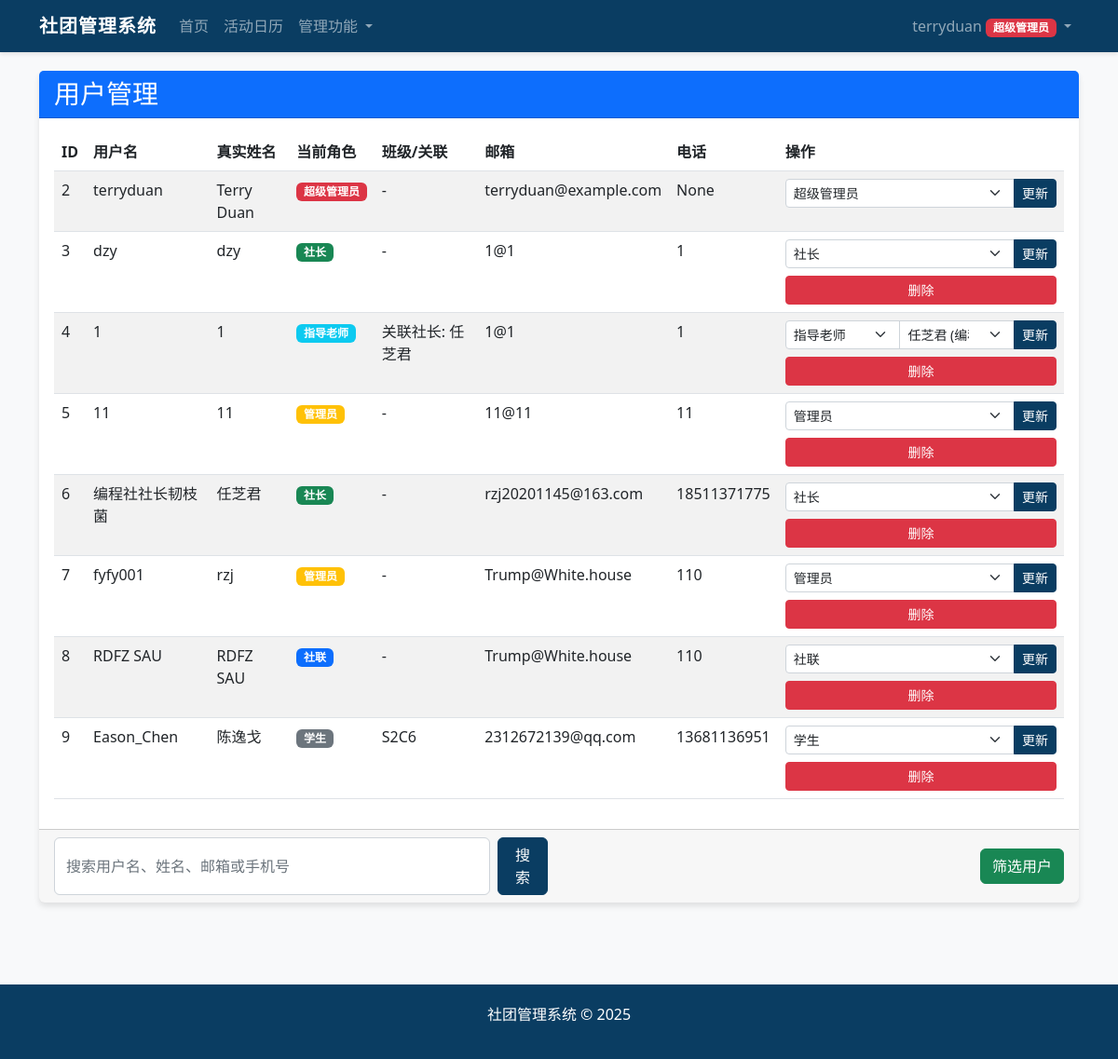
Screenshot of /admin/manage_users (signed in) with the database file from the repository.
### app/models.py (models this page shows, shortened)
class User(UserMixin, db.Model):
    __tablename__ = "users"
    id = db.Column(db.Integer, primary_key=True)
    username = db.Column(db.String(64), unique=True, index=True)
    password = db.Column(db.String(128))
    role = db.Column(db.String(20))  # super_admin, admin, club_leader, club_teacher, union, student
    real_name = db.Column(db.String(64))
    class_name = db.Column(db.String(64))  # 针对学生
    email = db.Column(db.String(120))
    phone = db.Column(db.String(20))
    leader_id = db.Column(db.Integer, db.ForeignKey('users.id'), nullable=True)
    is_approved = db.Column(db.Boolean, default=False)
    club_name = db.Column(db.String(64), nullable=True)
    created_at = db.Column(db.DateTime, default=datetime.utcnow)
    teachers = db.relationship('User', backref=db.backref('leader', remote_side=[id]), foreign_keys=[leader_id])
    @property
    def is_super_admin(self):
        return self.role == ROLE_SUPER_ADMIN
    @property
    def can_manage_users(self):
        return self.is_super_admin or self.is_admin

### app/views/admin.py (the view, shortened to what this page needs)
@admin_bp.route('/manage_users')
@login_required
@require_admin
def manage_users():
    role_filter = request.args.get('role')
    search_query = request.args.get('search', '').strip()
    query = User.query
    if current_user.role != ROLE_SUPER_ADMIN:
        query = query.filter(User.role != ROLE_SUPER_ADMIN)
    if role_filter:
        query = query.filter(User.role == role_filter)
    users = query.all()
    club_leaders = User.query.filter_by(role=ROLE_CLUB_LEADER).all()
    show_role_form = (current_user.role == ROLE_SUPER_ADMIN or
                     (current_user.role == ROLE_ADMIN and role_filter != ROLE_SUPER_ADMIN))
    return render_template('admin/manage_users.html', users=users,
                          club_leaders=club_leaders,
                          show_role_form=show_role_form)

### app/views/admin.py (called while the page is built)
def require_admin(f):
    @wraps(f)
    def decorated_function(*args, **kwargs):
        if not current_user.can_manage_users:
            abort(403)
        return f(*args, **kwargs)
    return decorated_function

### app/views/auth.py (called while the page is built)
@login_manager.user_loader
def load_user(user_id):
    return User.query.get(int(user_id))

### app/templates/admin/manage_users.html (shortened to what this page needs)
{% extends "layout.html" %}
{% block content %}
<div class="card">
    <div class="card-header bg-primary text-white">
        <h3 class="mb-0">用户管理</h3>
    </div>
    <div class="card-body">
        {% if users %}
            <div class="table-responsive">
                <table class="table table-striped">
                    <thead>
                        <tr>
                            <th>ID</th>
                            <th>用户名</th>
                            <th>真实姓名</th>
                            <th>当前角色</th>
                            <th>班级/关联</th>
                            <th>邮箱</th>
                            <th>电话</th>
                            <th>操作</th>
                        </tr>
                    </thead>
                    <tbody>
                        {% for user in users %}
                            <tr>
                                <td>{{ user.id }}</td>
                                <td>{{ user.username }}</td>
                                <td>{{ user.real_name }}</td>
                                <td>
                                    {% if user.role == 'super_admin' %}
                                        <span class="badge bg-danger">超级管理员</span>
                                    {% elif user.role == 'admin' %}
                                        <span class="badge bg-warning">管理员</span>
                                    {% elif user.role == 'club_leader' %}
                                        <span class="badge bg-success">社长</span>
                                    {% elif user.role == 'club_teacher' %}
                                        <span class="badge bg-info">指导老师</span>
                                    {% elif user.role == 'union' %}
                                        <span class="badge bg-primary">社联</span>
                                    {% elif user.role == 'student' %}
                                        <span class="badge bg-secondary">学生</span>
                                    {% endif %}
                                </td>
                                <td>
                                    {% if user.role == 'student' %}
                                        {{ user.class_name or '-' }}
                                    {% elif user.role == 'club_teacher' and user.leader %}
                                        关联社长: {{ user.leader.real_name }}
                                    {% else %}
                                        -
                                    {% endif %}
                                </td>
                                <td>{{ user.email or '-' }}</td>
                                <td>{{ user.phone or '-' }}</td>
                                <td>
                                    {% if show_role_form %}
                                    <form action="{{ url_for('admin.update_user_role', user_id=user.id) }}{% if request.args.get('role') %}?role={{ request.args.get('role') }}{% endif %}" method="post" class="mb-2">
                                        <div class="input-group input-group-sm">
                                            <select name="role" class="form-select form-select-sm role-select">
                                                <option value="student" {% if user.role == 'student' %}selected{% endif %}>学生</option>
                                                <option value="club_leader" {% if user.role == 'club_leader' %}selected{% endif %}>社长</option>
                                                <option value="club_teacher" {% if user.role == 'club_teacher' %}selected{% endif %}>指导老师</option>
                                                <option value="union" {% if user.role == 'union' %}selected{% endif %}>社联</option>
                                                <option value="admin" {% if user.role == 'admin' %}selected{% endif %}>管理员</option>
                                                {% if current_user.role == 'super_admin' %}
                                                <option value="super_admin" {% if user.role == 'super_admin' %}selected{% endif %}>超级管理员</option>
                                                {% endif %}
                                            </select>
                                            <select name="leader_id" class="form-select form-select-sm leader-select" {% if user.role != 'club_teacher' %}style="display:none"{% endif %}>
                                                {% for leader in club_leaders %}
                                                <option value="{{ leader.id }}" {% if user.leader_id == leader.id %}selected{% endif %}>
                                                    {{ leader.real_name }} ({{ leader.username }})
                                                </option>
                                                {% endfor %}
                                            </select>
                                            <button type="submit" class="btn btn-primary btn-sm">更新</button>
                                        </div>
                                    </form>
                                    {% if current_user.id != user.id and (current_user.role == 'super_admin' or (current_user.role == 'admin' and user.role != 'super_admin')) %}
                                    <form action="{{ url_for('admin.delete_user', user_id=user.id) }}" method="post" onsubmit="return confirm('确定要删除用户 {{ user.username }} 吗？此操作不可撤销!');">
                                        <button type="submit" class="btn btn-danger btn-sm w-100">删除</button>
                                    </form>
                                    {% endif %}
                                    {% endif %}
                                </td>
                            </tr>
                        {% endfor %}
                    </tbody>
                </table>
            </div>
        {% else %}
            <div class="alert alert-info">
                <p class="mb-0">当前没有用户。</p>
            </div>
        {% endif %}
    </div>
    <div class="card-footer">
        <div class="row align-items-center">
            <div class="col-md-6">
                <form action="{{ url_for('admin.manage_users') }}" method="get" class="d-flex">
                    <input type="text" name="search" class="form-control me-2" placeholder="搜索用户名、姓名、邮箱或手机号" value="{{ request.args.get('search', '') }}">
                    <button type="submit" class="btn btn-primary">搜索</button>
                </form>
            </div>
            <div class="col-md-6 text-end">
                <button type="button" class="btn btn-success" data-bs-toggle="modal" data-bs-target="#filterModal">
                    筛选用户
                </button>
            </div>
        </div>
    </div>
</div>
{% endblock %}

### app/templates/layout.html (shortened to what this page needs)
<!DOCTYPE html>
<html lang="zh-CN">
<head>
    <link rel="stylesheet" href="https://cdn.jsdelivr.net/npm/bootstrap@5.2.3/dist/css/bootstrap.min.css">
    <link rel="stylesheet" href="https://cdn.jsdelivr.net/npm/bootstrap-icons@1.10.0/font/bootstrap-icons.css">
</head>
<body>
    <nav class="navbar navbar-expand-lg navbar-dark">
        <div class="container-xl">
            <a class="navbar-brand" href="/">社团管理系统</a>
            <div class="collapse navbar-collapse" id="navbarNav">
                <ul class="navbar-nav me-auto">
                    <li class="nav-item">
                        <a class="nav-link" href="/">首页</a>
                    </li>
                    <li class="nav-item">
                        <a class="nav-link" href="{{ url_for('main.activity_calendar') }}">活动日历</a>
                    </li>
                    {% if current_user.is_authenticated %}
                        {% if current_user.role == 'super_admin' or current_user.role == 'admin' %}
                            <li class="nav-item dropdown">
                                <a class="nav-link dropdown-toggle" href="#" role="button" data-bs-toggle="dropdown">
                                    管理功能
                                </a>
                            </li>
                        {% endif %}
                    {% endif %}
                </ul>
                <ul class="navbar-nav">
                    {% if current_user.is_authenticated %}
                        <li class="nav-item dropdown">
                            <a class="nav-link dropdown-toggle" href="#" id="userDropdown" role="button" data-bs-toggle="dropdown">
                                {{ current_user.username }}
                                {% if current_user.role == 'super_admin' %}
                                    <span class="badge bg-danger">超级管理员</span>
                                {% elif current_user.role == 'admin' %}
                                    <span class="badge bg-warning">管理员</span>
                                {% elif current_user.role == 'club_leader' %}
                                    <span class="badge bg-success">社长</span>
                                {% elif current_user.role == 'club_teacher' %}
                                    <span class="badge bg-info">指导老师</span>
                                {% elif current_user.role == 'union' %}
                                    <span class="badge bg-primary">社联</span>
                                {% elif current_user.role == 'student' %}
                                    <span class="badge bg-secondary">学生</span>
                                {% endif %}
                            </a>
                        </li>
                    {% endif %}
                </ul>
            </div>
        </div>
    </nav>
    <div class="content-wrapper">
        <div class="container-xl">
            {% block content %}{% endblock %}
        </div>
    </div>
    <footer class="mt-5">
        <div class="container text-center">
            <p>社团管理系统 &copy; 2025</p>
        </div>
    </footer>
</body>
</html>

### app/templates/layout.html (style rules this page uses)
:root { --primary-color: #0a3d62; --secondary-color: #3c6382; --accent-color: #60a3bc; --light-bg: #f8f9fa; --dark-text: #333; }
body { font-family: "Microsoft YaHei", "Segoe UI", Roboto, sans-serif; background-color: var(--light-bg); color: var(--dark-text); min-height: 100vh; display: flex; flex-direction: column; }
.navbar { background-color: var(--primary-color) !important; box-shadow: 0 2px 4px rgba(0, 0, 0, 0.1); }
.navbar-brand { font-weight: bold; letter-spacing: 1px; }
.card { box-shadow: 0 4px 6px rgba(0, 0, 0, 0.1); border: none; margin-bottom: 20px; }
.card-header { font-weight: bold; background-color: var(--primary-color); color: white; }
.btn-primary { background-color: var(--primary-color); border-color: var(--primary-color); }
footer { background-color: var(--primary-color); color: white; padding: 20px 0; margin-top: auto; }
.container-xl { max-width: 1400px; width: 95%; }
.content-wrapper { flex: 1; padding: 20px 0; }

### rows the page displays
User: username "terryduan", id "2", real_name "Terry Duan", shows "超级管理员", email "terryduan@example.com", phone "None", role "超级管理员"
User: id "3", username "dzy", real_name "dzy", shows "社长", email "1@1", phone "1", role "社长"
User: id "4", username "1", real_name "1", shows "指导老师", leader.real_name "任芝君", email "1@1", phone "1", role "指导老师", leader_id "任芝君 (编程社社长韧枝菌)"
User: id "5", username "11", real_name "11", shows "管理员", email "11@11", phone "11", role "管理员"
User: id "6", username "编程社社长韧枝菌", real_name "任芝君", email "rzj20201145@163.com", phone "18511371775", role "社长"
User: id "7", username "fyfy001", real_name "rzj", shows "管理员", email "Trump@White.house", phone "110", role "管理员"
User: id "8", username "RDFZ SAU", real_name "RDFZ SAU", shows "社联", email "Trump@White.house", phone "110", role "社联"
User: id "9", username "Eason_Chen", real_name "陈逸戈", shows "学生", class_name "S2C6", email "2312672139@qq.com", phone "13681136951", role "学生"
